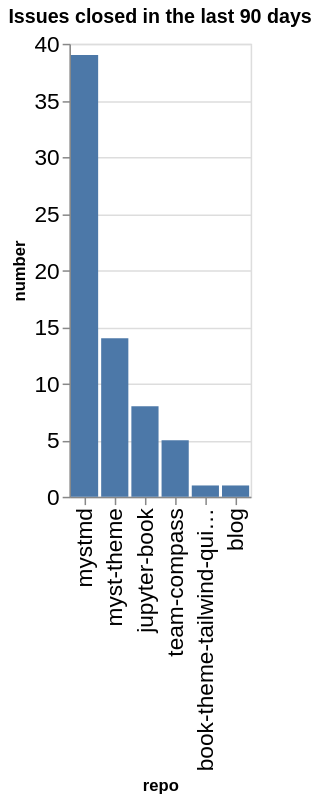

Source (notebook cell):
### Code cell
closed_counts = closed.groupby(['org', 'repo']).count()['number'].reset_index()
closed_counts['org/repo'] = closed_counts.apply(lambda a: a['org'] + '/' + a['repo'], axis=1)
sorted_vals = closed_counts.sort_values(['number'], ascending=False)['repo'].values
alt.Chart(data=closed_counts, title=f"Issues closed in the last {n_days} days").mark_bar().encode(
    x=alt.X('repo', sort=alt.Sort(sorted_vals.tolist())),
    y='number',
)

### Figure 1 — Vega-Lite specification as saved in the notebook (floating-point values rounded to 4 significant figures)
{"config": {"axisLeft": {"labelFontSize": 15}, "axisBottom": {"labelFontSize": 15}}, "data": {"name": "data-72c188508ded58eb08b57fb25b696035"}, "mark": {"type": "bar"}, "encoding": {"x": {"field": "repo", "sort": ["mystmd", "myst-theme", "jupyter-book", "team-compass", "book-theme-tailwind-quickstart", "blog"], "type": "nominal"}, "y": {"field": "number", "type": "quantitative"}}, "title": "Issues closed in the last 90 days", "$schema": "https://vega.github.io/schema/vega-lite/v5.20.1.json", "datasets": {"data-72c188508ded58eb08b57fb25b696035": [{"org": "jupyter-book", "repo": "blog", "number": 1, "org/repo": "jupyter-book/blog"}, {"org": "jupyter-book", "repo": "book-theme-tailwind-quickstart", "number": 1, "org/repo": "jupyter-book/book-theme-tailwind-quickstart"}, {"org": "jupyter-book", "repo": "jupyter-book", "number": 8, "org/repo": "jupyter-book/jupyter-book"}, {"org": "jupyter-book", "repo": "myst-theme", "number": 14, "org/repo": "jupyter-book/myst-theme"}, {"org": "jupyter-book", "repo": "mystmd", "number": 39, "org/repo": "jupyter-book/mystmd"}, {"org": "jupyter-book", "repo": "team-compass", "number": 5, "org/repo": "jupyter-book/team-compass"}]}}
